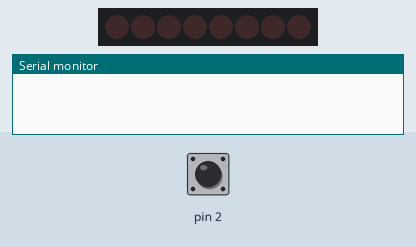
Recording of a sketch running on a simulated Arduino Uno, built with avr-gcc and run on an emulated ATmega328P. Shown: 8 shift-register outputs drawn as a row of LEDs (first output left, lit = HIGH), the last lines printed to the serial monitor. Wiring (inferred from the names in the program): shift register (74HC595): data pin 5; shift clock pin 4; latch pin 3. Wiring (inferred from the signals the program sends): row of LEDs: on Q0, Q1, Q2, Q3, Q4, Q5, Q6, Q7. The inputs (shaded band) are chosen by the test bench; at power-on: pin 2 LOW. Random numbers use the default seed unless the sketch sets one.

Above: at 1.2 s.
1.3 s: pin 2 driven HIGH
2.8 s: pin 2 driven LOW
At 4.0 s:
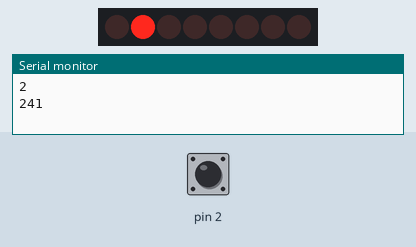
4.3 s: pin 2 pulsed HIGH 5 times (0.12 s each, 0.3 s apart)
At 6.9 s:
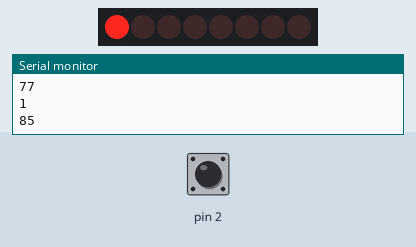
7.3 s: pin 2 pulsed HIGH 2 times (0.12 s each, 0.3 s apart)
At 7.36 s:
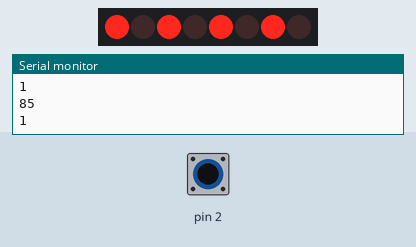
Timing chart, 0 to 10.3 s (numbered marks = the images above; inputs shaded):
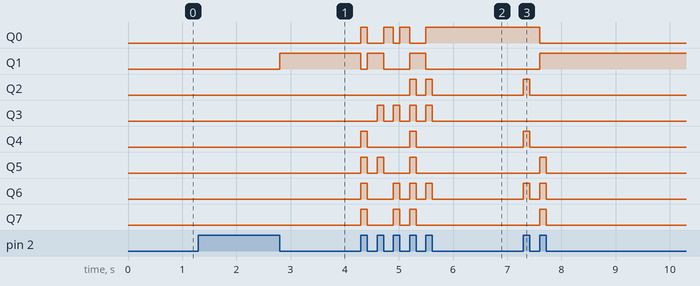

The sketch:

debug_shift.ino
```cpp
int datapin = 5;
int clockpin = 4;
int latchpin = 3;

int address = 1;
byte data = 0;
boolean cmd = false;
boolean sendByte = false;

void HTSPB()
{
   if(cmd == false)
   {
     cmd = true;
   }
   else
   {
     cmd = false;
   }
   sendByte = true;
}

void setup()
{
  attachInterrupt(0 , HTSPB, CHANGE);
  Serial.begin(9600);
  pinMode(2, INPUT);
  pinMode(datapin, OUTPUT);
  pinMode(clockpin, OUTPUT);
  pinMode(latchpin, OUTPUT);
}
void loop()
{
  if (sendByte == true)
  {
    if(cmd == false)
    {
      digitalWrite(latchpin, HIGH);
      digitalWrite(latchpin, LOW);
      data = random(256);
      Serial.println(data);
      shiftOut(datapin, clockpin, MSBFIRST, data);
    }
    else
    {
      digitalWrite(latchpin, HIGH);
      digitalWrite(latchpin, LOW);
      address = random(1, 3);
      Serial.println(address);
      shiftOut(datapin, clockpin, MSBFIRST, address);
    }
    sendByte = false;
  }
}

/*


1. htpb polls register
2. arduino sends next byte
*/
```

Measured:
- after the input at 2.8 s, Q1: LOW → HIGH at once
- after the input at 4.3 s, Q0: goes HIGH 0.12 s, LOW 0.30 s, HIGH 0.18 s, LOW 0.12 s, HIGH 0.18 s, LOW 0.30 s, then HIGH, starting at once; Q1: goes LOW 0.12 s, HIGH 0.30 s, LOW 0.48 s, HIGH 0.30 s, then LOW, starting at once
- after the input at 7.3 s, Q0: HIGH → LOW after 0.30 s; Q1: LOW → HIGH after 0.30 s; Q2, Q4: LOW → HIGH at once, → LOW 0.12 s later; Q5, Q7: LOW → HIGH after 0.30 s, → LOW 0.12 s later; Q6: alternates HIGH for 0.12 s and LOW for 0.18 s, 4 changes in all, then stays LOW, starting at once
